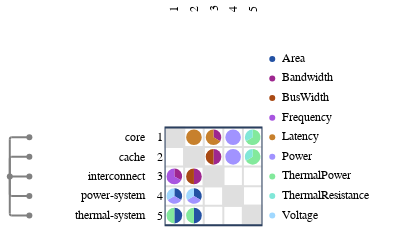

Notebook source saved alongside this figure:
### Code cell
from ragraph.io.esl import from_esl
graph = from_esl(["./esl"])

import raesl.plot
figure = raesl.plot.mdm(
    graph,
    node_kinds=["component"],
)
figure.write_image("figures/dsm_components.svg")
figure.show()

### Figure 1 — Plotly figure (JSON) as saved in the notebook; plotly's stock layout.template omitted (floating-point values rounded to 4 significant figures)
{"data": [{"hoverinfo": "skip", "marker": {"color": "#FFFFFF", "line": {"color": "#FFFFFF"}}, "mode": "markers", "showlegend": false, "type": "scatter", "x": [0.5], "xaxis": "x", "y": [0.5], "yaxis": "y"}, {"hoverinfo": "skip", "marker": {"color": "#FFFFFF", "line": {"color": "#FFFFFF"}}, "mode": "markers", "showlegend": false, "type": "scatter", "x": [0.5], "xaxis": "x2", "y": [0.5], "yaxis": "y2"}, {"hoverinfo": "skip", "marker": {"color": "#FFFFFF", "line": {"color": "#FFFFFF"}}, "mode": "markers", "showlegend": false, "type": "scatter", "x": [0.5], "xaxis": "x3", "y": [0.5], "yaxis": "y3"}, {"hoverinfo": "skip", "marker": {"color": "#FFFFFF", "line": {"color": "#FFFFFF"}}, "mode": "markers", "showlegend": false, "type": "scatter", "x": [0.5], "xaxis": "x5", "y": [0.5], "yaxis": "y5"}, {"customdata": [{"data": "world.core", "pointtype": "tree_node"}, {"data": "world.cache", "pointtype": "tree_node"}, {"data": "world.interconnect", "pointtype": "tree_node"}, {"data": "world.power-system", "pointtype": "tree_node"}, {"data": "world.thermal-system", "pointtype": "tree_node"}, {"data": "world", "pointtype": "tree_node"}], "hoverinfo": "text", "marker": {"color": "gray"}, "mode": "markers", "showlegend": false, "text": ["world.core", "world.cache", "world.interconnect", "world.power-system", "world.thermal-system", "world"], "type": "scatter", "x": [1, 1, 1, 1, 1, 0], "xaxis": "x6", "y": [4.5, 3.5, 2.5, 1.5, 0.5, 2.5], "yaxis": "y6"}, {"customdata": [{"source": "world.core", "target": "world.interconnect"}], "hoverinfo": "text", "marker": {"color": "#ffffff"}, "mode": "markers", "showlegend": false, "text": ["source: world.core<br>target: world.interconnect<br>Bandwidth: 1.0", "source: world.core<br>target: world.interconnect<br>Frequency: 2.0"], "type": "scatter", "x": [0.6732, 0.3268], "xaxis": "x9", "y": [2.6, 2.4], "yaxis": "y9"}, {"customdata": [{"source": "world.core", "target": "world.power-system"}], "hoverinfo": "text", "marker": {"color": "#ffffff"}, "mode": "markers", "showlegend": false, "text": ["source: world.core<br>target: world.power-system<br>Area: 1.0", "source: world.core<br>target: world.power-system<br>Power: 1.0", "source: world.core<br>target: world.power-system<br>Voltage: 1.0"], "type": "scatter", "x": [0.6732, 0.5, 0.3268], "xaxis": "x9", "y": [1.6, 1.3, 1.6], "yaxis": "y9"}, {"customdata": [{"source": "world.core", "target": "world.thermal-system"}], "hoverinfo": "text", "marker": {"color": "#ffffff"}, "mode": "markers", "showlegend": false, "text": ["source: world.core<br>target: world.thermal-system<br>Area: 1.0", "source: world.core<br>target: world.thermal-system<br>ThermalPower: 1.0"], "type": "scatter", "x": [0.7, 0.3], "xaxis": "x9", "y": [0.5, 0.5], "yaxis": "y9"}, {"customdata": [{"source": "world.cache", "target": "world.core"}], "hoverinfo": "text", "marker": {"color": "#ffffff"}, "mode": "markers", "showlegend": false, "text": ["source: world.cache<br>target: world.core<br>Latency: 2.0"], "type": "scatter", "x": [1.5], "xaxis": "x9", "y": [4.3], "yaxis": "y9"}, {"customdata": [{"source": "world.cache", "target": "world.interconnect"}], "hoverinfo": "text", "marker": {"color": "#ffffff"}, "mode": "markers", "showlegend": false, "text": ["source: world.cache<br>target: world.interconnect<br>Bandwidth: 1.0", "source: world.cache<br>target: world.interconnect<br>BusWidth: 1.0"], "type": "scatter", "x": [1.7, 1.3], "xaxis": "x9", "y": [2.5, 2.5], "yaxis": "y9"}, {"customdata": [{"source": "world.cache", "target": "world.power-system"}], "hoverinfo": "text", "marker": {"color": "#ffffff"}, "mode": "markers", "showlegend": false, "text": ["source: world.cache<br>target: world.power-system<br>Area: 1.0", "source: world.cache<br>target: world.power-system<br>Power: 1.0", "source: world.cache<br>target: world.power-system<br>Voltage: 1.0"], "type": "scatter", "x": [1.673, 1.5, 1.327], "xaxis": "x9", "y": [1.6, 1.3, 1.6], "yaxis": "y9"}, {"customdata": [{"source": "world.cache", "target": "world.thermal-system"}], "hoverinfo": "text", "marker": {"color": "#ffffff"}, "mode": "markers", "showlegend": false, "text": ["source: world.cache<br>target: world.thermal-system<br>Area: 1.0", "source: world.cache<br>target: world.thermal-system<br>ThermalPower: 1.0"], "type": "scatter", "x": [1.7, 1.3], "xaxis": "x9", "y": [0.5, 0.5], "yaxis": "y9"}, {"customdata": [{"source": "world.interconnect", "target": "world.core"}], "hoverinfo": "text", "marker": {"color": "#ffffff"}, "mode": "markers", "showlegend": false, "text": ["source: world.interconnect<br>target: world.core<br>Bandwidth: 1.0", "source: world.interconnect<br>target: world.core<br>Latency: 2.0"], "type": "scatter", "x": [2.673, 2.327], "xaxis": "x9", "y": [4.6, 4.4], "yaxis": "y9"}, {"customdata": [{"source": "world.interconnect", "target": "world.cache"}], "hoverinfo": "text", "marker": {"color": "#ffffff"}, "mode": "markers", "showlegend": false, "text": ["source: world.interconnect<br>target: world.cache<br>Bandwidth: 1.0", "source: world.interconnect<br>target: world.cache<br>BusWidth: 1.0"], "type": "scatter", "x": [2.7, 2.3], "xaxis": "x9", "y": [3.5, 3.5], "yaxis": "y9"}, {"customdata": [{"source": "world.power-system", "target": "world.core"}], "hoverinfo": "text", "marker": {"color": "#ffffff"}, "mode": "markers", "showlegend": false, "text": ["source: world.power-system<br>target: world.core<br>Power: 1.0"], "type": "scatter", "x": [3.5], "xaxis": "x9", "y": [4.3], "yaxis": "y9"}, {"customdata": [{"source": "world.power-system", "target": "world.cache"}], "hoverinfo": "text", "marker": {"color": "#ffffff"}, "mode": "markers", "showlegend": false, "text": ["source: world.power-system<br>target: world.cache<br>Power: 1.0"], "type": "scatter", "x": [3.5], "xaxis": "x9", "y": [3.3], "yaxis": "y9"}, {"customdata": [{"source": "world.thermal-system", "target": "world.core"}], "hoverinfo": "text", "marker": {"color": "#ffffff"}, "mode": "markers", "showlegend": false, "text": ["source: world.thermal-system<br>target: world.core<br>ThermalPower: 2.0", "source: world.thermal-system<br>target: world.core<br>ThermalResistance: 1.0"], "type": "scatter", "x": [4.673, 4.327], "xaxis": "x9", "y": [4.4, 4.6], "yaxis": "y9"}, {"customdata": [{"source": "world.thermal-system", "target": "world.cache"}], "hoverinfo": "text", "marker": {"color": "#ffffff"}, "mode": "markers", "showlegend": false, "text": ["source: world.thermal-system<br>target: world.cache<br>ThermalPower: 2.0", "source: world.thermal-system<br>target: world.cache<br>ThermalResistance: 1.0"], "type": "scatter", "x": [4.673, 4.327], "xaxis": "x9", "y": [3.4, 3.6], "yaxis": "y9"}, {"hoverinfo": "text", "marker": {"color": "#2351a3"}, "mode": "markers", "showlegend": false, "text": ["Area"], "type": "scatter", "x": [0.5], "xaxis": "x10", "y": [8.5], "yaxis": "y10"}, {"hoverinfo": "text", "marker": {"color": "#9e278f"}, "mode": "markers", "showlegend": false, "text": ["Bandwidth"], "type": "scatter", "x": [0.5], "xaxis": "x10", "y": [7.5], "yaxis": "y10"}, {"hoverinfo": "text", "marker": {"color": "#a94a14"}, "mode": "markers", "showlegend": false, "text": ["BusWidth"], "type": "scatter", "x": [0.5], "xaxis": "x10", "y": [6.5], "yaxis": "y10"}, {"hoverinfo": "text", "marker": {"color": "#a855e0"}, "mode": "markers", "showlegend": false, "text": ["Frequency"], "type": "scatter", "x": [0.5], "xaxis": "x10", "y": [5.5], "yaxis": "y10"}, {"hoverinfo": "text", "marker": {"color": "#c7802c"}, "mode": "markers", "showlegend": false, "text": ["Latency"], "type": "scatter", "x": [0.5], "xaxis": "x10", "y": [4.5], "yaxis": "y10"}, {"hoverinfo": "text", "marker": {"color": "#a193ff"}, "mode": "markers", "showlegend": false, "text": ["Power"], "type": "scatter", "x": [0.5], "xaxis": "x10", "y": [3.5], "yaxis": "y10"}, {"hoverinfo": "text", "marker": {"color": "#83e99c"}, "mode": "markers", "showlegend": false, "text": ["ThermalPower"], "type": "scatter", "x": [0.5], "xaxis": "x10", "y": [2.5], "yaxis": "y10"}, {"hoverinfo": "text", "marker": {"color": "#81e7d8"}, "mode": "markers", "showlegend": false, "text": ["ThermalResistance"], "type": "scatter", "x": [0.5], "xaxis": "x10", "y": [1.5], "yaxis": "y10"}, {"hoverinfo": "text", "marker": {"color": "#a0d8ff"}, "mode": "markers", "showlegend": false, "text": ["Voltage"], "type": "scatter", "x": [0.5], "xaxis": "x10", "y": [0.5], "yaxis": "y10"}, {"hoverinfo": "text", "mode": "text", "showlegend": false, "text": ["Area", "Bandwidth", "BusWidth", "Frequency", "Latency", "Power", "ThermalPower", "ThermalResistance", "Voltage"], "textfont": {"color": "black", "family": "Fira Code,Hack,Courier New,monospace", "size": 12}, "textposition": "middle right", "type": "scatter", "x": [1, 1, 1, 1, 1, 1, 1, 1, 1], "xaxis": "x10", "y": [8.5, 7.5, 6.5, 5.5, 4.5, 3.5, 2.5, 1.5, 0.5], "yaxis": "y10"}], "layout": {"annotations": [{"font": {"color": "black", "family": "Fira Code,Hack,Courier New,monospace", "size": 12}, "showarrow": false, "text": "1", "textangle": -90, "x": 0.5, "xref": "x4", "y": -0.3301, "yanchor": "bottom", "yref": "y", "yshift": 0}, {"font": {"color": "black", "family": "Fira Code,Hack,Courier New,monospace", "size": 12}, "showarrow": false, "text": "2", "textangle": -90, "x": 1.5, "xref": "x4", "y": -0.3301, "yanchor": "bottom", "yref": "y", "yshift": 0}, {"font": {"color": "black", "family": "Fira Code,Hack,Courier New,monospace", "size": 12}, "showarrow": false, "text": "3", "textangle": -90, "x": 2.5, "xref": "x4", "y": -0.3301, "yanchor": "bottom", "yref": "y", "yshift": 0}, {"font": {"color": "black", "family": "Fira Code,Hack,Courier New,monospace", "size": 12}, "showarrow": false, "text": "4", "textangle": -90, "x": 3.5, "xref": "x4", "y": -0.3301, "yanchor": "bottom", "yref": "y", "yshift": 0}, {"font": {"color": "black", "family": "Fira Code,Hack,Courier New,monospace", "size": 12}, "showarrow": false, "text": "5", "textangle": -90, "x": 4.5, "xref": "x4", "y": -0.3301, "yanchor": "bottom", "yref": "y", "yshift": 0}, {"font": {"color": "black", "family": "Fira Code,Hack,Courier New,monospace", "size": 12}, "showarrow": false, "text": "core", "textangle": 0, "x": 2.772, "xanchor": "right", "xref": "x7", "y": 4.5, "yref": "y6", "yshift": 0}, {"font": {"color": "black", "family": "Fira Code,Hack,Courier New,monospace", "size": 12}, "showarrow": false, "text": "cache", "textangle": 0, "x": 2.772, "xanchor": "right", "xref": "x7", "y": 3.5, "yref": "y6", "yshift": 0}, {"font": {"color": "black", "family": "Fira Code,Hack,Courier New,monospace", "size": 12}, "showarrow": false, "text": "interconnect", "textangle": 0, "x": 2.772, "xanchor": "right", "xref": "x7", "y": 2.5, "yref": "y6", "yshift": 0}, {"font": {"color": "black", "family": "Fira Code,Hack,Courier New,monospace", "size": 12}, "showarrow": false, "text": "power-system", "textangle": 0, "x": 2.772, "xanchor": "right", "xref": "x7", "y": 1.5, "yref": "y6", "yshift": 0}, {"font": {"color": "black", "family": "Fira Code,Hack,Courier New,monospace", "size": 12}, "showarrow": false, "text": "thermal-system", "textangle": 0, "x": 2.772, "xanchor": "right", "xref": "x7", "y": 0.5, "yref": "y6", "yshift": 0}, {"font": {"color": "black", "family": "Fira Code,Hack,Courier New,monospace", "size": 12}, "showarrow": false, "text": "1", "textangle": 0, "x": 0.4301, "xanchor": "right", "xref": "x8", "y": 4.5, "yref": "y6", "yshift": 0}, {"font": {"color": "black", "family": "Fira Code,Hack,Courier New,monospace", "size": 12}, "showarrow": false, "text": "2", "textangle": 0, "x": 0.4301, "xanchor": "right", "xref": "x8", "y": 3.5, "yref": "y6", "yshift": 0}, {"font": {"color": "black", "family": "Fira Code,Hack,Courier New,monospace", "size": 12}, "showarrow": false, "text": "3", "textangle": 0, "x": 0.4301, "xanchor": "right", "xref": "x8", "y": 2.5, "yref": "y6", "yshift": 0}, {"font": {"color": "black", "family": "Fira Code,Hack,Courier New,monospace", "size": 12}, "showarrow": false, "text": "4", "textangle": 0, "x": 0.4301, "xanchor": "right", "xref": "x8", "y": 1.5, "yref": "y6", "yshift": 0}, {"font": {"color": "black", "family": "Fira Code,Hack,Courier New,monospace", "size": 12}, "showarrow": false, "text": "5", "textangle": 0, "x": 0.4301, "xanchor": "right", "xref": "x8", "y": 0.5, "yref": "y6", "yshift": 0}], "autosize": false, "height": 238.2, "hovermode": "closest", "margin": {"b": 0, "l": 0, "pad": 0, "r": 8, "t": 0}, "modebar": {"orientation": "h"}, "paper_bgcolor": "rgba(256,256,256,1)", "plot_bgcolor": "rgba(256,256,256,0)", "shapes": [{"line": {"color": "gray", "dash": "solid", "width": 2}, "type": "line", "x0": 0, "x1": 0, "xref": "x6", "y0": 2.5, "y1": 4.4, "yref": "y6"}, {"line": {"color": "gray", "dash": "solid", "width": 2}, "path": "M 0 4.4 Q 0 4.5 0.1 4.5", "type": "path", "xref": "x6", "yref": "y6"}, {"line": {"color": "gray", "dash": "solid", "width": 2}, "type": "line", "x0": 0.1, "x1": 1, "xref": "x6", "y0": 4.5, "y1": 4.5, "yref": "y6"}, {"line": {"color": "gray", "dash": "solid", "width": 2}, "type": "line", "x0": 0, "x1": 0, "xref": "x6", "y0": 2.5, "y1": 3.4, "yref": "y6"}, {"line": {"color": "gray", "dash": "solid", "width": 2}, "path": "M 0 3.4 Q 0 3.5 0.1 3.5", "type": "path", "xref": "x6", "yref": "y6"}, {"line": {"color": "gray", "dash": "solid", "width": 2}, "type": "line", "x0": 0.1, "x1": 1, "xref": "x6", "y0": 3.5, "y1": 3.5, "yref": "y6"}, {"line": {"color": "gray", "dash": "solid", "width": 2}, "type": "line", "x0": 0, "x1": 1, "xref": "x6", "y0": 2.5, "y1": 2.5, "yref": "y6"}, {"line": {"color": "gray", "dash": "solid", "width": 2}, "type": "line", "x0": 0, "x1": 0, "xref": "x6", "y0": 2.5, "y1": 1.6, "yref": "y6"}, {"line": {"color": "gray", "dash": "solid", "width": 2}, "path": "M 0 1.6 Q 0 1.5 0.1 1.5", "type": "path", "xref": "x6", "yref": "y6"}, {"line": {"color": "gray", "dash": "solid", "width": 2}, "type": "line", "x0": 0.1, "x1": 1, "xref": "x6", "y0": 1.5, "y1": 1.5, "yref": "y6"}, {"line": {"color": "gray", "dash": "solid", "width": 2}, "type": "line", "x0": 0, "x1": 0, "xref": "x6", "y0": 2.5, "y1": 0.6, "yref": "y6"}, {"line": {"color": "gray", "dash": "solid", "width": 2}, "path": "M 0 0.6 Q 0 0.5 0.1 0.5", "type": "path", "xref": "x6", "yref": "y6"}, {"line": {"color": "gray", "dash": "solid", "width": 2}, "type": "line", "x0": 0.1, "x1": 1, "xref": "x6", "y0": 0.5, "y1": 0.5, "yref": "y6"}, {"line": {"color": "#dfdfdf", "dash": "solid", "width": 2}, "type": "line", "x0": 0, "x1": 5, "xref": "x9", "y0": 0, "y1": 0, "yref": "y6"}, {"line": {"color": "#dfdfdf", "dash": "solid", "width": 2}, "type": "line", "x0": 0, "x1": 5, "xref": "x9", "y0": 1, "y1": 1, "yref": "y6"}, {"line": {"color": "#dfdfdf", "dash": "solid", "width": 2}, "type": "line", "x0": 0, "x1": 5, "xref": "x9", "y0": 2, "y1": 2, "yref": "y6"}, {"line": {"color": "#dfdfdf", "dash": "solid", "width": 2}, "type": "line", "x0": 0, "x1": 5, "xref": "x9", "y0": 3, "y1": 3, "yref": "y6"}, {"line": {"color": "#dfdfdf", "dash": "solid", "width": 2}, "type": "line", "x0": 0, "x1": 5, "xref": "x9", "y0": 4, "y1": 4, "yref": "y6"}, {"line": {"color": "#dfdfdf", "dash": "solid", "width": 2}, "type": "line", "x0": 0, "x1": 5, "xref": "x9", "y0": 5, "y1": 5, "yref": "y6"}, {"line": {"color": "#dfdfdf", "dash": "solid", "width": 2}, "type": "line", "x0": 0, "x1": 0, "xref": "x9", "y0": 0, "y1": 5, "yref": "y6"}, {"line": {"color": "#dfdfdf", "dash": "solid", "width": 2}, "type": "line", "x0": 1, "x1": 1, "xref": "x9", "y0": 0, "y1": 5, "yref": "y6"}, {"line": {"color": "#dfdfdf", "dash": "solid", "width": 2}, "type": "line", "x0": 2, "x1": 2, "xref": "x9", "y0": 0, "y1": 5, "yref": "y6"}, {"line": {"color": "#dfdfdf", "dash": "solid", "width": 2}, "type": "line", "x0": 3, "x1": 3, "xref": "x9", "y0": 0, "y1": 5, "yref": "y6"}, {"line": {"color": "#dfdfdf", "dash": "solid", "width": 2}, "type": "line", "x0": 4, "x1": 4, "xref": "x9", "y0": 0, "y1": 5, "yref": "y6"}, {"line": {"color": "#dfdfdf", "dash": "solid", "width": 2}, "type": "line", "x0": 5, "x1": 5, "xref": "x9", "y0": 0, "y1": 5, "yref": "y6"}, {"fillcolor": "#dfdfdf", "layer": "below", "line": {"color": "#dfdfdf"}, "type": "rect", "x0": 0, "x1": 1, "xref": "x9", "y0": 4, "y1": 5, "yref": "y6"}, {"fillcolor": "#dfdfdf", "layer": "below", "line": {"color": "#dfdfdf"}, "type": "rect", "x0": 1, "x1": 2, "xref": "x9", "y0": 3, "y1": 4, "yref": "y6"}, {"fillcolor": "#dfdfdf", "layer": "below", "line": {"color": "#dfdfdf"}, "type": "rect", "x0": 2, "x1": 3, "xref": "x9", "y0": 2, "y1": 3, "yref": "y6"}, {"fillcolor": "#dfdfdf", "layer": "below", "line": {"color": "#dfdfdf"}, "type": "rect", "x0": 3, "x1": 4, "xref": "x9", "y0": 1, "y1": 2, "yref": "y6"}, {"fillcolor": "#dfdfdf", "layer": "below", "line": {"color": "#dfdfdf"}, "type": "rect", "x0": 4, "x1": 5, "xref": "x9", "y0": 0, "y1": 1, "yref": "y6"}, {"fillcolor": "#9e278f", "line": {"width": 0}, "path": "M 0.5 2.5 L 0.846 2.3 Q 0.929 2.443 0.886 2.604 Q 0.843 2.764 0.7 2.846 Q 0.607 2.9 0.5 2.9 Z", "type": "path", "xref": "x9", "yref": "y6"}, {"fillcolor": "#a855e0", "line": {"width": 0}, "path": "M 0.5 2.5 L 0.5 2.9 Q 0.334 2.9 0.217 2.783 Q 0.1 2.666 0.1 2.5 Q 0.1 2.334 0.217 2.217 Q 0.334 2.1 0.5 2.1 Q 0.666 2.1 0.783 2.217 Q 0.82 2.254 0.846 2.3 Z", "type": "path", "xref": "x9", "yref": "y6"}, {"fillcolor": "#2351a3", "line": {"width": 0}, "path": "M 0.5 1.5 L 0.846 1.3 Q 0.929 1.443 0.886 1.604 Q 0.843 1.764 0.7 1.846 Q 0.607 1.9 0.5 1.9 Z", "type": "path", "xref": "x9", "yref": "y6"}, {"fillcolor": "#a193ff", "line": {"width": 0}, "path": "M 0.5 1.5 L 0.15400000000000003 1.3 Q 0.236 1.157 0.396 1.114 Q 0.557 1.071 0.7 1.154 Q 0.793 1.207 0.846 1.3 Z", "type": "path", "xref": "x9", "yref": "y6"}, {"fillcolor": "#a0d8ff", "line": {"width": 0}, "path": "M 0.5 1.5 L 0.5 1.9 Q 0.334 1.9 0.217 1.783 Q 0.1 1.666 0.1 1.5 Q 0.1 1.393 0.154 1.3 Z", "type": "path", "xref": "x9", "yref": "y6"}, {"fillcolor": "#2351a3", "line": {"width": 0}, "path": "M 0.5 0.5 L 0.5 0.09999999999999998 Q 0.666 0.1 0.783 0.217 Q 0.9 0.334 0.9 0.5 Q 0.9 0.666 0.783 0.783 Q 0.666 0.9 0.5 0.9 Z", "type": "path", "xref": "x9", "yref": "y6"}, {"fillcolor": "#83e99c", "line": {"width": 0}, "path": "M 0.5 0.5 L 0.5 0.9 Q 0.334 0.9 0.217 0.783 Q 0.1 0.666 0.1 0.5 Q 0.1 0.334 0.217 0.217 Q 0.334 0.1 0.5 0.1 Z", "type": "path", "xref": "x9", "yref": "y6"}, {"fillcolor": "#c7802c", "line": {"width": 0}, "path": "M 1.5 4.5 L 1.5 4.9 Q 1.334 4.9 1.217 4.783 Q 1.1 4.666 1.1 4.5 Q 1.1 4.334 1.217 4.217 Q 1.334 4.1 1.5 4.1 Q 1.666 4.1 1.783 4.217 Q 1.9 4.334 1.9 4.5 Q 1.9 4.666 1.783 4.783 Q 1.666 4.9 1.5 4.9 Z", "type": "path", "xref": "x9", "yref": "y6"}, {"fillcolor": "#9e278f", "line": {"width": 0}, "path": "M 1.5 2.5 L 1.5 2.1 Q 1.666 2.1 1.783 2.217 Q 1.9 2.334 1.9 2.5 Q 1.9 2.666 1.783 2.783 Q 1.666 2.9 1.5 2.9 Z", "type": "path", "xref": "x9", "yref": "y6"}, {"fillcolor": "#a94a14", "line": {"width": 0}, "path": "M 1.5 2.5 L 1.5 2.9 Q 1.334 2.9 1.217 2.783 Q 1.1 2.666 1.1 2.5 Q 1.1 2.334 1.217 2.217 Q 1.334 2.1 1.5 2.1 Z", "type": "path", "xref": "x9", "yref": "y6"}, {"fillcolor": "#2351a3", "line": {"width": 0}, "path": "M 1.5 1.5 L 1.846 1.3 Q 1.929 1.443 1.886 1.604 Q 1.843 1.764 1.7 1.846 Q 1.607 1.9 1.5 1.9 Z", "type": "path", "xref": "x9", "yref": "y6"}, {"fillcolor": "#a193ff", "line": {"width": 0}, "path": "M 1.5 1.5 L 1.154 1.3 Q 1.236 1.157 1.396 1.114 Q 1.557 1.071 1.7 1.154 Q 1.793 1.207 1.846 1.3 Z", "type": "path", "xref": "x9", "yref": "y6"}, {"fillcolor": "#a0d8ff", "line": {"width": 0}, "path": "M 1.5 1.5 L 1.5 1.9 Q 1.334 1.9 1.217 1.783 Q 1.1 1.666 1.1 1.5 Q 1.1 1.393 1.154 1.3 Z", "type": "path", "xref": "x9", "yref": "y6"}, {"fillcolor": "#2351a3", "line": {"width": 0}, "path": "M 1.5 0.5 L 1.5 0.09999999999999998 Q 1.666 0.1 1.783 0.217 Q 1.9 0.334 1.9 0.5 Q 1.9 0.666 1.783 0.783 Q 1.666 0.9 1.5 0.9 Z", "type": "path", "xref": "x9", "yref": "y6"}, {"fillcolor": "#83e99c", "line": {"width": 0}, "path": "M 1.5 0.5 L 1.5 0.9 Q 1.334 0.9 1.217 0.783 Q 1.1 0.666 1.1 0.5 Q 1.1 0.334 1.217 0.217 Q 1.334 0.1 1.5 0.1 Z", "type": "path", "xref": "x9", "yref": "y6"}, {"fillcolor": "#9e278f", "line": {"width": 0}, "path": "M 2.5 4.5 L 2.846 4.3 Q 2.929 4.443 2.886 4.604 Q 2.843 4.764 2.7 4.846 Q 2.607 4.9 2.5 4.9 Z", "type": "path", "xref": "x9", "yref": "y6"}, {"fillcolor": "#c7802c", "line": {"width": 0}, "path": "M 2.5 4.5 L 2.5 4.9 Q 2.334 4.9 2.217 4.783 Q 2.1 4.666 2.1 4.5 Q 2.1 4.334 2.217 4.217 Q 2.334 4.1 2.5 4.1 Q 2.666 4.1 2.783 4.217 Q 2.82 4.254 2.846 4.3 Z", "type": "path", "xref": "x9", "yref": "y6"}, {"fillcolor": "#9e278f", "line": {"width": 0}, "path": "M 2.5 3.5 L 2.5 3.1 Q 2.666 3.1 2.783 3.217 Q 2.9 3.334 2.9 3.5 Q 2.9 3.666 2.783 3.783 Q 2.666 3.9 2.5 3.9 Z", "type": "path", "xref": "x9", "yref": "y6"}, {"fillcolor": "#a94a14", "line": {"width": 0}, "path": "M 2.5 3.5 L 2.5 3.9 Q 2.334 3.9 2.217 3.783 Q 2.1 3.666 2.1 3.5 Q 2.1 3.334 2.217 3.217 Q 2.334 3.1 2.5 3.1 Z", "type": "path", "xref": "x9", "yref": "y6"}, {"fillcolor": "#a193ff", "line": {"width": 0}, "path": "M 3.5 4.5 L 3.5 4.9 Q 3.334 4.9 3.217 4.783 Q 3.1 4.666 3.1 4.5 Q 3.1 4.334 3.217 4.217 Q 3.334 4.1 3.5 4.1 Q 3.666 4.1 3.783 4.217 Q 3.9 4.334 3.9 4.5 Q 3.9 4.666 3.783 4.783 Q 3.666 4.9 3.5 4.9 Z", "type": "path", "xref": "x9", "yref": "y6"}, {"fillcolor": "#a193ff", "line": {"width": 0}, "path": "M 3.5 3.5 L 3.5 3.9 Q 3.334 3.9 3.217 3.783 Q 3.1 3.666 3.1 3.5 Q 3.1 3.334 3.217 3.217 Q 3.334 3.1 3.5 3.1 Q 3.666 3.1 3.783 3.217 Q 3.9 3.334 3.9 3.5 Q 3.9 3.666 3.783 3.783 Q 3.666 3.9 3.5 3.9 Z", "type": "path", "xref": "x9", "yref": "y6"}, {"fillcolor": "#83e99c", "line": {"width": 0}, "path": "M 4.5 4.5 L 4.154 4.3 Q 4.236 4.157 4.396 4.114 Q 4.557 4.071 4.7 4.154 Q 4.843 4.236 4.886 4.396 Q 4.929 4.557 4.846 4.7 Q 4.764 4.843 4.604 4.886 Q 4.553 4.9 4.5 4.9 Z", "type": "path", "xref": "x9", "yref": "y6"}, {"fillcolor": "#81e7d8", "line": {"width": 0}, "path": "M 4.5 4.5 L 4.5 4.9 Q 4.334 4.9 4.217 4.783 Q 4.1 4.666 4.1 4.5 Q 4.1 4.393 4.154 4.3 Z", "type": "path", "xref": "x9", "yref": "y6"}, {"fillcolor": "#83e99c", "line": {"width": 0}, "path": "M 4.5 3.5 L 4.154 3.3 Q 4.236 3.157 4.396 3.114 Q 4.557 3.071 4.7 3.154 Q 4.843 3.236 4.886 3.396 Q 4.929 3.557 4.846 3.7 Q 4.764 3.843 4.604 3.886 Q 4.553 3.9 4.5 3.9 Z", "type": "path", "xref": "x9", "yref": "y6"}, {"fillcolor": "#81e7d8", "line": {"width": 0}, "path": "M 4.5 3.5 L 4.5 3.9 Q 4.334 3.9 4.217 3.783 Q 4.1 3.666 4.1 3.5 Q 4.1 3.393 4.154 3.3 Z", "type": "path", "xref": "x9", "yref": "y6"}, {"type": "rect", "x0": 0, "x1": 5, "xref": "x9", "y0": 0, "y1": 5, "yref": "y6"}], "width": 410.6, "xaxis": {"anchor": "y", "automargin": false, "autorange": false, "domain": [0, 0.09742], "matches": "x6", "range": [-0.5, 1.5], "scaleanchor": "y", "scaleratio": 1, "showticklabels": false}, "xaxis10": {"anchor": "y10", "automargin": false, "domain": [0.6529, 1], "range": [0, 7.125], "scaleanchor": "y", "showgrid": false, "showline": false, "showticklabels": false, "zeroline": false}, "xaxis2": {"anchor": "y2", "automargin": false, "autorange": false, "domain": [0.09742, 0.3675], "matches": "x7", "range": [-2.772, 2.772], "scaleanchor": "y", "scaleratio": 1, "showticklabels": false}, "xaxis3": {"anchor": "y3", "automargin": false, "autorange": false, "domain": [0.3675, 0.4094], "matches": "x8", "range": [-0.4301, 0.4301], "scaleanchor": "y", "scaleratio": 1, "showticklabels": false}, "xaxis4": {"anchor": "y4", "automargin": false, "domain": [0.4094, 0.6529], "matches": "x9", "range": [0, 5], "scaleanchor": "y", "showgrid": false, "showline": false, "showticklabels": false, "zeroline": false}, "xaxis5": {"anchor": "y5", "automargin": false, "autorange": false, "domain": [0.6529, 1], "matches": "x10", "range": [0, 7.125], "scaleanchor": "y", "scaleratio": 1, "showticklabels": false}, "xaxis6": {"anchor": "y6", "automargin": false, "autorange": false, "domain": [0, 0.09742], "range": [-0.5, 1.5], "scaleanchor": "y", "scaleratio": 1, "showgrid": false, "showline": false, "showticklabels": false, "zeroline": false}, "xaxis7": {"anchor": "y7", "automargin": false, "domain": [0.09742, 0.3675], "range": [-2.772, 2.772], "scaleanchor": "y", "scaleratio": 1, "showgrid": false, "showline": false, "showticklabels": false, "zeroline": false}, "xaxis8": {"anchor": "y8", "automargin": false, "domain": [0.3675, 0.4094], "range": [-0.4301, 0.4301], "scaleanchor": "y", "scaleratio": 1, "showgrid": false, "showline": false, "showticklabels": false, "zeroline": false}, "xaxis9": {"anchor": "y9", "automargin": false, "domain": [0.4094, 0.6529], "range": [0, 5], "scaleanchor": "y", "scaleratio": 1, "showgrid": false, "showline": false, "showticklabels": false, "zeroline": false}, "yaxis": {"anchor": "x", "automargin": false, "autorange": false, "domain": [0.9381, 1], "range": [-0.3301, 0.3301], "showticklabels": false}, "yaxis10": {"anchor": "x10", "automargin": false, "autorange": false, "domain": [0, 0.9381], "matches": "y6", "range": [0, 10], "scaleratio": 1, "showgrid": false, "showline": false, "showticklabels": false, "zeroline": false}, "yaxis2": {"anchor": "x2", "automargin": false, "autorange": false, "domain": [0.9381, 1], "matches": "y", "range": [-0.3301, 0.3301], "showticklabels": false}, "yaxis3": {"anchor": "x3", "automargin": false, "autorange": false, "domain": [0.9381, 1], "matches": "y", "range": [-0.3301, 0.3301], "showticklabels": false}, "yaxis4": {"anchor": "x4", "automargin": false, "autorange": false, "domain": [0.9381, 1], "matches": "y", "range": [-0.3301, 0.3301], "scaleanchor": "x", "scaleratio": 1, "showgrid": false, "showline": false, "showticklabels": false, "zeroline": false}, "yaxis5": {"anchor": "x5", "automargin": false, "autorange": false, "domain": [0.9381, 1], "matches": "y", "range": [-0.3301, 0.3301], "showticklabels": false}, "yaxis6": {"anchor": "x6", "automargin": false, "autorange": false, "domain": [0, 0.9381], "range": [0, 10], "scaleanchor": "x", "scaleratio": 1, "showgrid": true, "showline": false, "showticklabels": false, "zeroline": false}, "yaxis7": {"anchor": "x7", "automargin": false, "autorange": false, "domain": [0, 0.9381], "matches": "y6", "range": [0, 10], "scaleratio": 1, "showgrid": false, "showline": false, "showticklabels": false, "zeroline": false}, "yaxis8": {"anchor": "x8", "automargin": false, "autorange": false, "domain": [0, 0.9381], "matches": "y6", "range": [0, 10], "scaleratio": 1, "showgrid": false, "showline": false, "showticklabels": false, "zeroline": false}, "yaxis9": {"anchor": "x9", "automargin": false, "autorange": false, "domain": [0, 0.9381], "matches": "y6", "range": [0, 10], "scaleratio": 1, "showgrid": false, "showline": false, "showticklabels": false, "zeroline": false}}}
